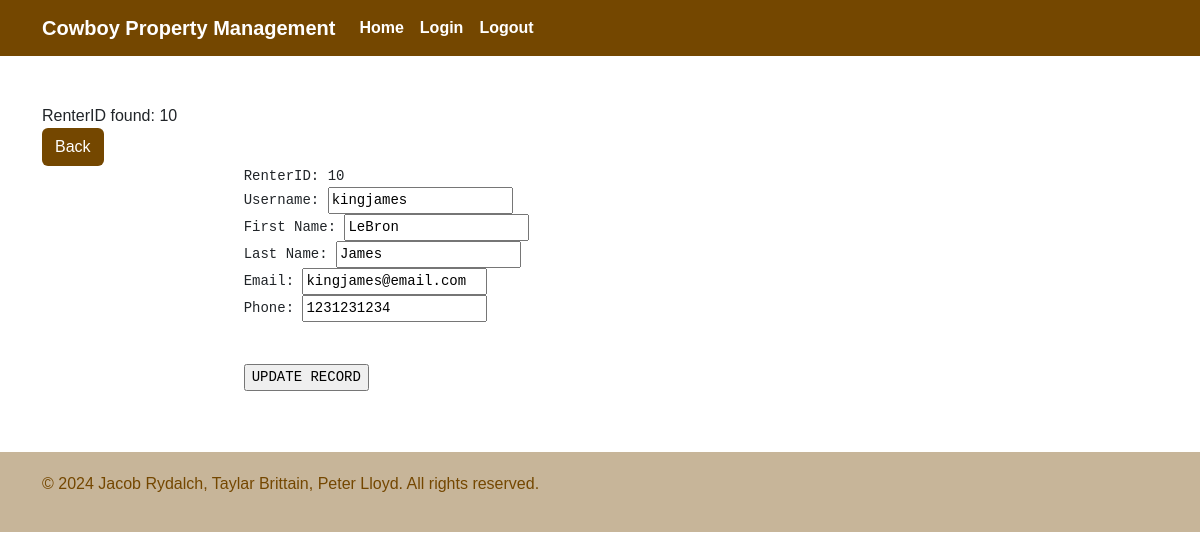
/updateRenter.php?RenterID=10 (signed in), run on the app's committed database.
### tables this page shows
CREATE TABLE IF NOT EXISTS `renter` (
  `RenterID` int UNSIGNED NOT NULL AUTO_INCREMENT,
  `Username` varchar(30) NOT NULL,
  `Password` varchar(250) NOT NULL,
  `LastName` varchar(30) NOT NULL,
  `FirstName` varchar(30) NOT NULL,
  `EmailAdd` varchar(50) NOT NULL,
  `PhoneNum` varchar(15) NOT NULL,
  PRIMARY KEY (`RenterID`)
);

### updateRenter.php (the view, shortened to what this page needs)
<!DOCTYPE html>
<html>
	<head>
		<link href="https://cdn.jsdelivr.net/npm/bootstrap@5.3.3/dist/css/bootstrap.min.css" rel="stylesheet">
		<link href="cpm-universal-styles.css" rel="stylesheet">
	</head>
	<body>
		<nav class="navbar navbar-expand-lg custom-navbar">
			<div class="container">
			    <a class="navbar-brand custom-navbar-item" href="public-home.php">Cowboy Property Management</a>
				<div class="collapse navbar-collapse text-center" id="navbarNav">
					<ul class="navbar-nav ml-auto">
						<li class="nav-item">
							<a class="nav-link custom-navbar-item" href="public-home.php" >Home</a>
						</li>
						<li class="nav-item">
							<a class="nav-link custom-navbar-item" href="login-form.php" >Login</a>
						</li>
						<li class="nav-item">
							<a class="nav-link custom-navbar-item" href="logout.php" >Logout</a>
						</li>
					</ul>
				</div>
			</div>
		</nav>
		<br>
		<br>
		<div class='container'>
		<?php
		require_once 'login.php';
		$conn = new mysqli($hn, $un, $pw, $db);
		if (isset($_GET['RenterID'])) {
			echo "RenterID found: " . $_GET['RenterID'] . "<br>";
			$renterID = $_GET['RenterID'];
			echo "<a href='renter-details.php?RenterID=$renterID' class='btn custom-btn1'>Back</a>";
			$query = "SELECT * FROM renter WHERE RenterID = $renterID";
			$result = $conn->query($query);
			if ($result->num_rows > 0) {
				while ($row = $result->fetch_array(MYSQLI_ASSOC)) {
					echo <<<_END
			<form action='updateRenter.php?RenterID=$renterID' method='post'>
				<pre>
					RenterID: $row[RenterID]
					Username: <input type='text' name='username' value='$row[Username]'>
					First Name: <input type='text' name='firstname' value='$row[FirstName]'>
					Last Name: <input type='text' name='lastname' value='$row[LastName]'>
					Email: <input type='text' name='emailadd' value='$row[EmailAdd]'>
					Phone: <input type='text' name='phonenum' value='$row[PhoneNum]'>
					<input type='hidden' name='update' value='yes'>
					<input type='hidden' name='RenterID' value='$row[RenterID]'>
					<input type='submit' value='UPDATE RECORD'>
				</pre>
			</form>
		_END;
				}
			} else {
				echo "No records found for the given RenterID.";
			}
		}
		?>
		</div>
		<br>
		<div class='custom-footer'>
			<div class='container'>
				<p style='color: #744700;'>&copy; 2024 Jacob Rydalch, Taylar Brittain, Peter Lloyd. All rights reserved.</p>
			</div>
		</div>
	</body>
</html>

### cpm-universal-styles.css (style rules this page uses)
body { font-family: Arial; }
.custom-footer { background-color: #c7b599; padding: 20px; width: 100%; }
.custom-navbar { background-color: #744700; }
.custom-navbar-item { color: white; font-weight: bold; }
.custom-btn1 { background-color: #744700; color: white; }

### data on the page
renter: RenterID "10", username "kingjames", firstname "LeBron", lastname "James", emailadd "kingjames@email.com", phonenum "1231231234"

### other printed values
$_GET['RenterID'] "10"
